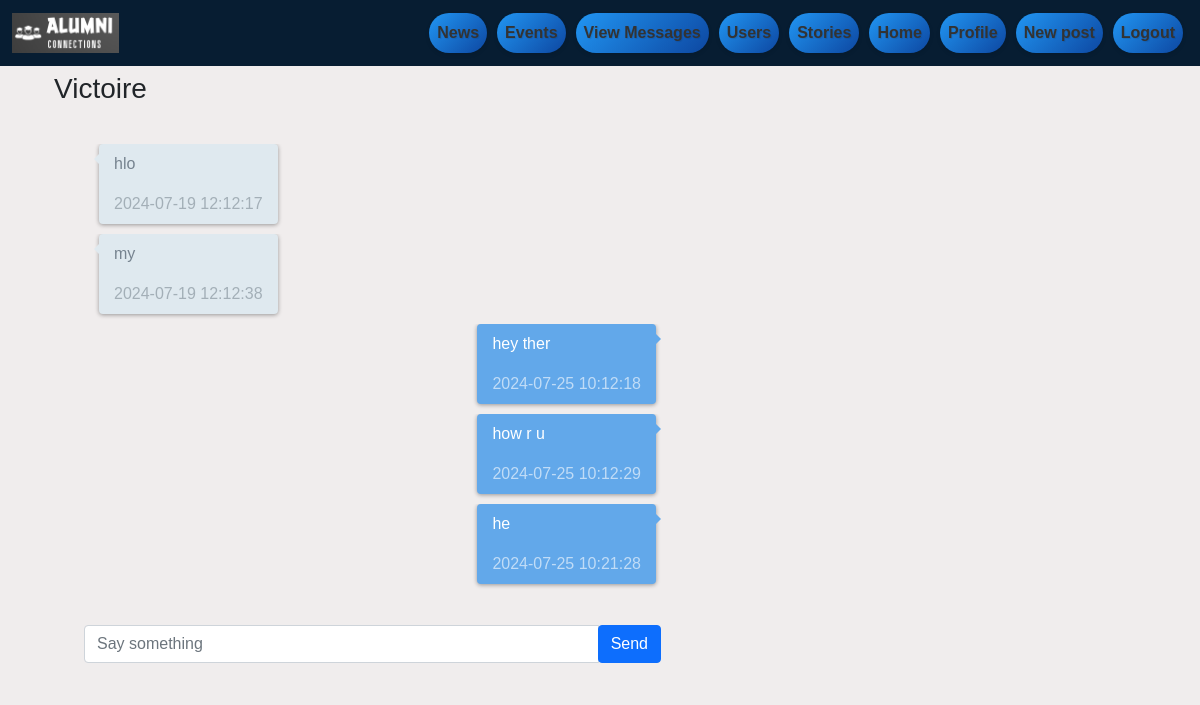
Page /conversation/1 (signed in) on the committed database.
### app/models.py (models this page shows, shortened)
class User(db.Model, UserMixin):
    id = db.Column(db.Integer, primary_key=True)
    username = db.Column(db.String(20), unique=True, nullable=False)
    email = db.Column(db.String(120), unique=True, nullable=False)
    role = db.Column(db.String(120), unique=False, nullable=True, default='mentee')
    image_file = db.Column(db.String(20), nullable=False, default='default.jpg')
    first_name = db.Column(db.String(30), nullable=True)
    last_name = db.Column(db.String(30), nullable=True)
    phone = db.Column(db.String(20), nullable=True)
    address = db.Column(db.String(100), nullable=True)
    education = db.Column(db.String(100), nullable=True)
    country = db.Column(db.String(50), nullable=True)
    state = db.Column(db.String(50), nullable=True)
    experience = db.Column(db.String(200), nullable=True)
    additional_details = db.Column(db.String(200), nullable=True)
    password = db.Column(db.String(60), nullable=False)
    posts = db.relationship('Post', backref='author', lazy=True)
    comments = db.relationship('Comment', backref='author', lazy=True)
    likes = db.relationship('Like', backref='user', lazy=True)
    user_posts = db.relationship('Post', foreign_keys='Post.user_id', overlaps="author,posts")
    user_cmnt = db.relationship('Comment', foreign_keys='Comment.user_id', overlaps="author,comments")
    sent_messages = db.relationship('Message', foreign_keys='Message.sender_id', backref='sender', lazy=True)
    conversations_as_user1 = db.relationship('Conversation', foreign_keys='Conversation.user1_id', backref='user1_ref', lazy=True)
    conversations_as_user2 = db.relationship('Conversation', foreign_keys='Conversation.user2_id', backref='user2_ref', lazy=True)
    followers = db.relationship('Follow', backref='followee', foreign_keys='Follow.followee_id', lazy=True)
    following = db.relationship('Follow', backref='follower', foreign_keys='Follow.follower_id', lazy=True)

class Message(db.Model):
    id = db.Column(db.Integer, primary_key=True)
    sender_id = db.Column(db.Integer, db.ForeignKey('user.id'), nullable=False)
    content = db.Column(db.Text, nullable=False)
    date_sent = db.Column(db.DateTime, default=datetime.utcnow)
    conversation_id = db.Column(db.Integer, db.ForeignKey('conversation.id'), nullable=False)

### app/routes.py (the view)
@conversations.route('/conversation/<int:conversation_id>', methods=['GET', 'POST'])
@login_required
def view_conversation(conversation_id):
    conversation = Conversation.query.get_or_404(conversation_id)
    if conversation.user1_id == current_user.id:
        user1 = current_user
        user2 = User.query.get_or_404(conversation.user2_id)
    else:
        user1 = current_user
        user2 = User.query.get_or_404(conversation.user1_id)
        conversation.user1_id = current_user.id
        conversation.user2_id = user2.id
    if conversation.user1_id != current_user.id and conversation.user2_id != current_user.id:
        abort(403)
    form = MessageForm()
    if form.validate_on_submit():
        message = Message(content=form.content.data, sender_id=current_user.id, conversation_id=conversation.id)
        db.session.add(message)
        db.session.commit()
        flash('Your message has been sent!', 'success')
        return redirect(url_for('conversations.view_conversation', conversation_id=conversation.id))
    messages = Message.query.filter_by(conversation_id=conversation.id).order_by(Message.date_sent).all()
    return render_template('conversation.html', conversation=conversation, messages=messages, form=form, user1=user1, user2=user2, conversation_id=conversation.id)

### app/forms.py
class MessageForm(FlaskForm):
    content = TextAreaField('Message', validators=[DataRequired()])
    submit = SubmitField('send')

### app/__init__.py (called while the page is built)
def create_app():
    app = Flask(__name__)
    app.config['SECRET_KEY'] = '2607/favy'
    app.config['SQLALCHEMY_DATABASE_URI'] = 'sqlite:///site.db'
    app.config['DEBUG'] = True
    csrf = CSRFProtect(app)
    socketio.init_app(app)
    db.init_app(app)
    bcrypt.init_app(app)
    login_manager.init_app(app)
    migrate.init_app(app, db)
    from app.auth import auth as auth_blueprint
    app.register_blueprint(auth_blueprint)
    from app.routes import main as main_blueprint
    app.register_blueprint(main_blueprint)
    from app.routes import messages as messages_blueprint
    app.register_blueprint(messages_blueprint)
    from app.routes import conversations as conversations_blueprint
    app.register_blueprint(conversations_blueprint)
    @app.context_processor
    def inject_user():
        return dict(current_user=current_user)
    return app

### app/models.py (called while the page is built)
@login_manager.user_loader
def load_user(user_id):
    return User.query.get(int(user_id))

### app/templates/conversation.html (shortened to what this page needs)
{% extends "base.html" %}
{% block content %}
<link rel="stylesheet" href="{{ url_for('static', filename = 'css/message.css')}}">
<div class="container bootstrap snippets bootdeys">
    <div class="col-md-7 col-xs-12 col-md-offset-2">
      <div class="panel" id="chat">
        <div class="panel-heading">
          <h3 class="panel-title">
             {{user2.username}}
          </h3>
        </div>
        <div class="panel-body">
          <div class="chats" id="messages">
            {% for message in messages %}
              {% if message.sender_id == current_user.id %}
            <div class="chat">
              <div class="chat-body">
                <div class="chat-content">
                  <p class="text">
                    {{ message.content }}
                  </p>
                  <time class="chat-time time" datetime="2015-07-01T11:37">{{ message.date_sent.strftime('%Y-%m-%d %H:%M:%S') }}</time>
                </div>
              </div>
            </div>
            {% else %}
            <div class="chat chat-left">
              <div class="chat-body">
                <div class="chat-content">
                  <p class="text">{{ message.content }}</p>
                  <time class="chat-time time" datetime="2015-07-01T11:39">{{ message.date_sent.strftime('%Y-%m-%d %H:%M:%S') }}</time>
                </div>
              </div>
            </div>
            {% endif %}
          {% endfor %}
          </div>
        </div>
        <div class="panel-footer">
          <form id="messageForm">
            <div class="input-group">
              <input type="text" id="messageInput" class="form-control" placeholder="Say something">
              <span class="input-group-btn">
                <button class="btn btn-primary" type="submit">Send</button>
              </span>
            </div>
          </form>
        </div>
      </div>
    </div>
</div>
{% endblock %}

### app/static/css/custom.css (style rules this page uses)
body { font-family: Arial, sans-serif; margin: 0; padding: 0; background: #f0eded; }

### app/static/css/message.css (style rules this page uses)
.chats { padding: 30px 15px }
.chat-body { display: block; margin: 10px 0 0 0; overflow: hidden }
.chat-body:first-child { margin-top: 0 }
.chat-content { position: relative; display: block; float: right; padding: 8px 15px; margin: 0 20px 10px 0; clear: both; color: #fff; background-color: #62a8ea; border-radius: 4px; -webkit-box-shadow: 0 1px 4px 0 rgba(0,0,0,0.37); box-shadow: 0 1px 4px 0 rgba(0,0,0,0.37); }
.chat-content:before { position: absolute; top: 10px; right: -10px; width: 0; height: 0; content: ''; border: 5px solid transparent; border-left-color: #62a8ea }
.chat-time { display: block; margin-top: 8px; color: rgba(255, 255, 255, .6) }
.chat-left .chat-body { margin-right: 0; margin-left: 10px }
.chat-left .chat-content { float: left; margin: 0 0 10px 20px; color: #76838f; background-color: #dfe9ef }
.chat-left .chat-content:before { right: auto; left: -10px; border-right-color: #dfe9ef; border-left-color: transparent }
.chat-left .chat-time { color: #a3afb7 }
.panel-footer { padding: 0 30px 15px; background-color: transparent; border-top: 1px solid transparent; border-bottom-right-radius: 3px; border-bottom-left-radius: 3px; }

### rows in the picture
User: username "Victoire"
Message: content "hlo", date_sent "2024-07-19 12:12:17"
Message: content "my", date_sent "2024-07-19 12:12:38"
Message: content "hey ther", date_sent "2024-07-25 10:12:18"
Message: content "how r u", date_sent "2024-07-25 10:12:29"
Message: content "he", date_sent "2024-07-25 10:21:28"
